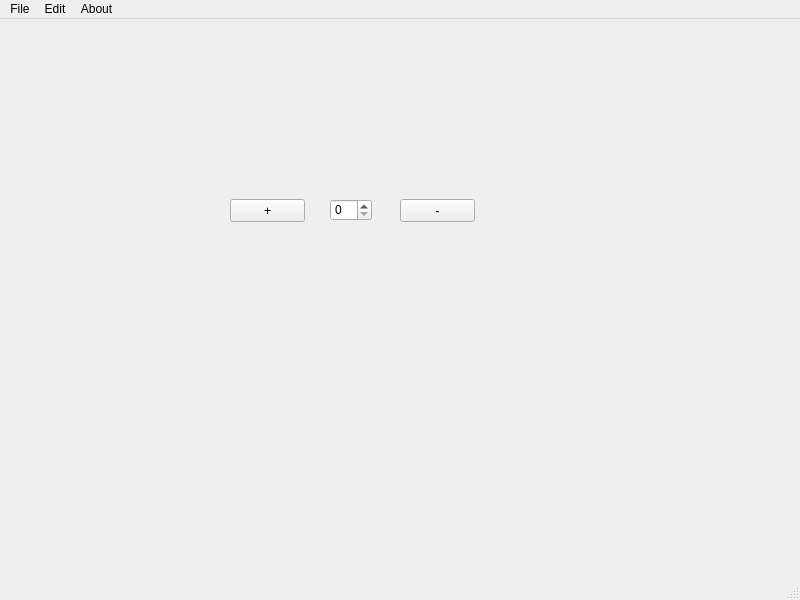
<?xml version="1.0" encoding="UTF-8"?>
<ui version="4.0">
 <class>MyMainWindow</class>
 <widget class="QMainWindow" name="MyMainWindow">
  <property name="geometry">
   <rect>
    <x>0</x>
    <y>0</y>
    <width>800</width>
    <height>600</height>
   </rect>
  </property>
  <property name="windowTitle">
   <string>主窗体测试</string>
  </property>
  <property name="windowIcon">
   <iconset resource="resource.qrc">
    <normaloff>:/logo/github.png</normaloff>:/logo/github.png</iconset>
  </property>
  <widget class="QWidget" name="centralwidget">
   <widget class="QPushButton" name="pushButton">
    <property name="geometry">
     <rect>
      <x>230</x>
      <y>180</y>
      <width>75</width>
      <height>23</height>
     </rect>
    </property>
    <property name="text">
     <string>+</string>
    </property>
   </widget>
   <widget class="QSpinBox" name="spinBox">
    <property name="geometry">
     <rect>
      <x>330</x>
      <y>180</y>
      <width>42</width>
      <height>22</height>
     </rect>
    </property>
   </widget>
   <widget class="QPushButton" name="pushButton_2">
    <property name="geometry">
     <rect>
      <x>400</x>
      <y>180</y>
      <width>75</width>
      <height>23</height>
     </rect>
    </property>
    <property name="text">
     <string>-</string>
    </property>
   </widget>
  </widget>
  <widget class="QMenuBar" name="menubar">
   <property name="geometry">
    <rect>
     <x>0</x>
     <y>0</y>
     <width>800</width>
     <height>23</height>
    </rect>
   </property>
   <widget class="QMenu" name="menuFile">
    <property name="title">
     <string>File</string>
    </property>
    <addaction name="actionSave"/>
    <addaction name="actionLoad"/>
    <addaction name="separator"/>
    <addaction name="actionExit"/>
   </widget>
   <widget class="QMenu" name="menuEdit">
    <property name="title">
     <string>Edit</string>
    </property>
    <addaction name="actionRefresh"/>
   </widget>
   <widget class="QMenu" name="menuAbout">
    <property name="title">
     <string>About</string>
    </property>
    <addaction name="actionVersion"/>
    <addaction name="actionUpdata"/>
   </widget>
   <addaction name="menuFile"/>
   <addaction name="menuEdit"/>
   <addaction name="menuAbout"/>
  </widget>
  <widget class="QStatusBar" name="statusbar"/>
  <action name="actionSave">
   <property name="text">
    <string>Save</string>
   </property>
  </action>
  <action name="actionLoad">
   <property name="text">
    <string>Load</string>
   </property>
  </action>
  <action name="actionExit">
   <property name="text">
    <string>Exit</string>
   </property>
  </action>
  <action name="actionVersion">
   <property name="text">
    <string>Version</string>
   </property>
  </action>
  <action name="actionUpdata">
   <property name="text">
    <string>Updata</string>
   </property>
  </action>
  <action name="actionRefresh">
   <property name="icon">
    <iconset resource="resource.qrc">
     <normaloff>:/icon/refresh</normaloff>:/icon/refresh</iconset>
   </property>
   <property name="text">
    <string>刷新</string>
   </property>
  </action>
 </widget>
 <resources>
  <include location="resource.qrc"/>
 </resources>
 <connections>
  <connection>
   <sender>pushButton</sender>
   <signal>clicked()</signal>
   <receiver>spinBox</receiver>
   <slot>stepUp()</slot>
   <hints>
    <hint type="sourcelabel">
     <x>282</x>
     <y>218</y>
    </hint>
    <hint type="destinationlabel">
     <x>339</x>
     <y>213</y>
    </hint>
   </hints>
  </connection>
  <connection>
   <sender>pushButton_2</sender>
   <signal>clicked()</signal>
   <receiver>spinBox</receiver>
   <slot>stepDown()</slot>
   <hints>
    <hint type="sourcelabel">
     <x>432</x>
     <y>212</y>
    </hint>
    <hint type="destinationlabel">
     <x>357</x>
     <y>218</y>
    </hint>
   </hints>
  </connection>
 </connections>
</ui>
